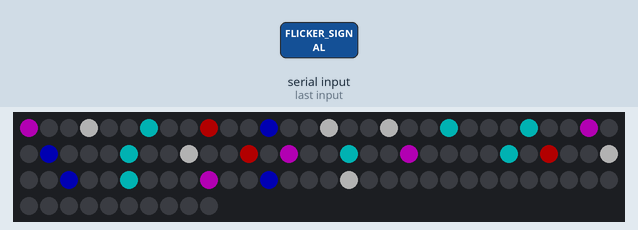
The sketch below on a simulated Arduino Uno, built with avr-gcc and run on an emulated ATmega328P. On the bench: 100 RGB LEDs in strip order, left to right, continuing on the next row. The inputs (shaded band) are chosen by the test bench. Dim RGB values are drawn brighter than linear; random numbers use the default seed unless the sketch sets one; what the sketch prints to the serial monitor is not drawn.

4.3 s: "FLICKER_SIGNAL\n" received over Serial
Above: at 11.2 s.

The sketch:

sketch_oct25a.ino
```cpp
#include "FastLED.h"

// How many leds in your strip?
#define NUM_LEDS 100

#define DATA_PIN    6
#define BRIGHTNESS  255

// Define the array of leds
CRGB leds[NUM_LEDS];
//                    XXXXXXXXXXXXXXXXXAXXXXXXXXXXXXXXXXXXXXXXXXXXXXXXXXXXNXXXXXXXXXXXXXXXXXXXXXXXXXXXXXXXXXXXXXXXXXXXXXXX
// String letterIndex = "-----------------A--B--C--D--E--F--G--H-------Q--PO-N--M--L--K--J--I-------R--S--T--U---V--W--X--Y--";
String letterIndex = "Y--X--W--V--U--T--S--R---I--J--K---L--M--N-O--P--Q----H-G--F--E--D---C--B---A";
String colorLetterIndex = "ABCDEFGHIJKLMNOPQRSTUVWXYZ";

// Warm White = 0xFFF0C4
// Blue = 0x0000FF
// Magenta = 0xFF00FF
// Cyan = 0x00FFB9
// Yellow = 0xFCEE21
// Red = 0xFF0000

uint32_t colorIndex[26] = {
                          0xFFF0C4, // A
                          0x0000FF, // B
                          0xFF00FF, // C
                          0x00FFB9, // D
                          0x0000FF, // E
                          0xFCEE21, // F
                          0xFF0000, // G
                          0x00FFB9, // H
                          0x00FFB9, // I
                          0xFF00FF, // J
                          0x0000FF, // K
                          0x00FFB9, // L
                          0xFCEE21, // M
                          0xFF0000, // N
                          0xFF00FF, // O
                          0x00FFB9, // P
                          0xFF00FF, // Q
                          0x00FFB9, // R
                          0xFFF0C4, // S
                          0xFCEE21, // T
                          0x0000FF, // U
                          0xFF0000, // V
                          0x00FFB9, // W
                          0xFCEE21, // X
                          0xFF00FF, // Y
                          0xFF0000, // Z
                          };

void setup() {
  Serial.begin(9600); // Start serial communication at 9600 baud rate
  delay(3000); // Initial delay for setup stabilization
  FastLED.addLeds<WS2811, DATA_PIN, RGB>(leds, NUM_LEDS);
  FastLED.setBrightness(BRIGHTNESS);
}

void loop() {
  // turnOnAll();
  // delay(2000);
  // fill_solid( leds, NUM_LEDS, CRGB::Black);

  // writeWord("RIGHTHERE",1000,300);
  // delay(3000);
  // writeWord("HELP",1000,300);
  // delay(3000);
  // writeWord("RUN",1300,300);
  // turnOnAll();
  // flickerLeds(100);
  // allToFullBright();
  // turnOnAll();
  // delay(2000);

    static String inputString = "";
    if (Serial.available() > 0) {
      char inChar = (char)Serial.read();
      inputString += inChar;
      if (inChar == '\n') {
        inputString.replace("\r", "");
        inputString.trim();
        Serial.println(inputString);
        if (inputString == "FLICKER_SIGNAL") {
          Serial.println("Flickering LEDs");
          turnOnAll();
          flickerLeds(100);
        }
        else{
          // Split the inputString into words and display them
          Serial.println("Displaying words");
          displayWordsWithPause(inputString);
        }
        inputString = "";
      }
    }

}

void displayWordsWithPause(String input) {
  int wordStart = 0;
  int wordEnd = input.indexOf(' ', wordStart);
  while (wordEnd != -1) {
    String word = input.substring(wordStart, wordEnd);
    writeWord(word, 1000, 300);
    delay(1500);
    wordStart = wordEnd + 1;
    wordEnd = input.indexOf(' ', wordStart);
  }
  if (wordStart < input.length()) {
    String word = input.substring(wordStart);
    writeWord(word, 1000, 300);
  }
}

void turnOnAll()
{
  int stringLen = letterIndex.length()+1;
  char char_array[stringLen];
  letterIndex.toCharArray(char_array,stringLen);
  for(int i=0;i<stringLen-1;i++)
  {
    if ( String(char_array[i]) != "-" )
    {
      turnOnLetter(String(char_array[i]));
    }
  }
  FastLED.show();
}

void turnOnLetter(String theLetter)
{
    int lightIndex = letterIndex.indexOf(theLetter);
    int colorIndexValue = colorLetterIndex.indexOf(theLetter);
    uint32_t colorValue = colorIndex[colorIndexValue];
    leds[lightIndex] = colorValue;
}

void writeWord(String theword,int letterDuration,int letterSpacing)
{
  int stringLen = theword.length()+1;
  char char_array[stringLen];
  theword.toCharArray(char_array,stringLen);
  for(int i=0;i<stringLen-1;i++)
  {
    displayLetter(String(char_array[i]),letterDuration);
    delay(letterSpacing);
  }
}

void displayLetter(String theLetter,int letterDuration)
{
  int lightIndex = letterIndex.indexOf(theLetter);
  int colorIndexValue = colorLetterIndex.indexOf(theLetter);
  uint32_t colorValue = colorIndex[colorIndexValue];
  lightLED(lightIndex,colorValue,letterDuration);
}

void lightLED(int ledIndex,uint32_t colorValue,int duration)
{
   // Turn the LED on, then pause
  leds[ledIndex] = colorValue;
  FastLED.show();
  delay(duration);
  // Now turn the LED off, then pause
  leds[ledIndex] = CRGB::Black;
  FastLED.show();
}

void flickerLeds(int numTimes)
{
  for ( int i=0;i<numTimes;i++)
  {
    flicker();
  }
}

void allToFullBright()
{
  int stringLen = letterIndex.length()+1;
  char char_array[stringLen];
  letterIndex.toCharArray(char_array,stringLen);
  for(int i=0;i<stringLen-1;i++)
  {
    if ( String(char_array[i]) != "-" )
    {
      leds[i].maximizeBrightness();
    }
  }
  FastLED.show();
}

void flicker() {                          //-m9-FLICKER EFFECT
  int random_bright = random(0,255);
  int random_delay = random(10,100);
  int randomFullLight = random(0,2);
  int stringLen = letterIndex.length()+1;
  char char_array[stringLen];
  letterIndex.toCharArray(char_array,stringLen);
  for(int i=0;i<stringLen-1;i++)
  {
    if ( String(char_array[i]) != "-" )
    {
      if ( randomFullLight == 0 )
      {
        leds[i].maximizeBrightness();
      }
      leds[i].fadeLightBy(random_bright);
    }
  }
  FastLED.show();
  delay(random_delay);
}
```

Measured:
- after the input at 4.3 s, the LEDs: first change at once (image 0 shows a later state)
